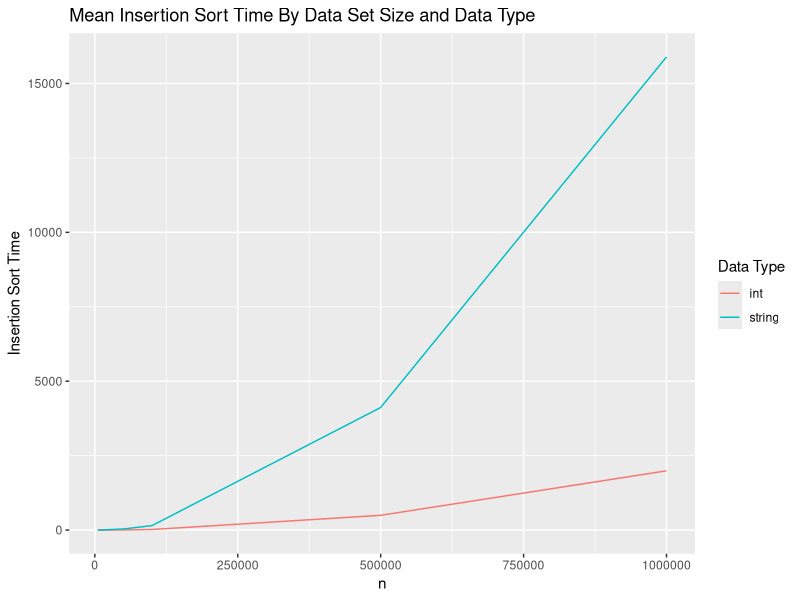
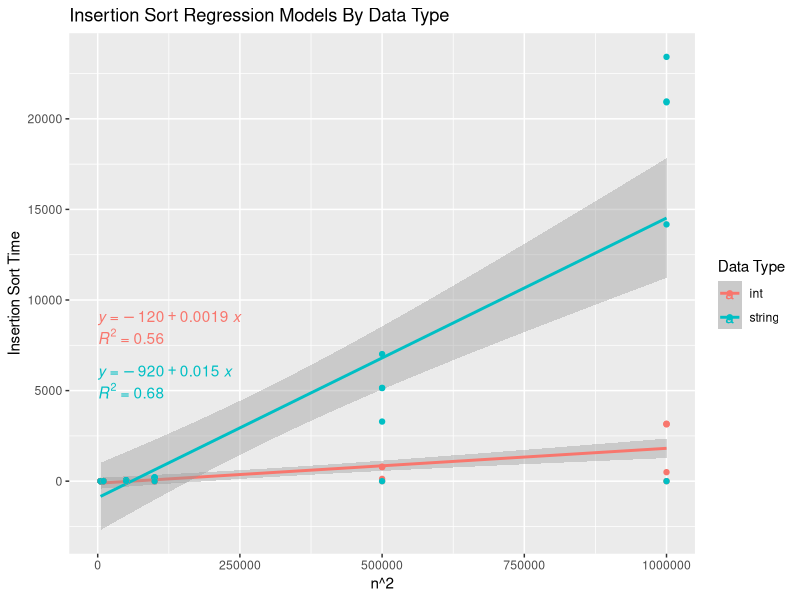
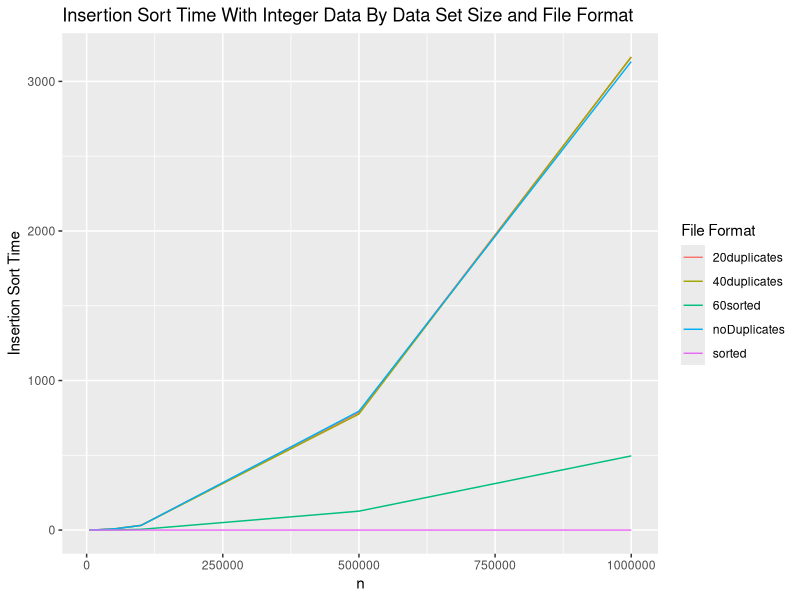
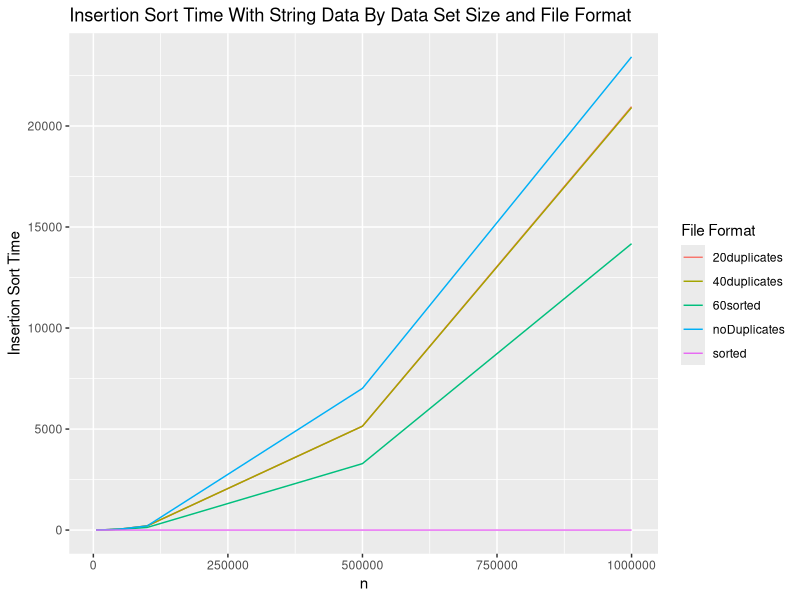
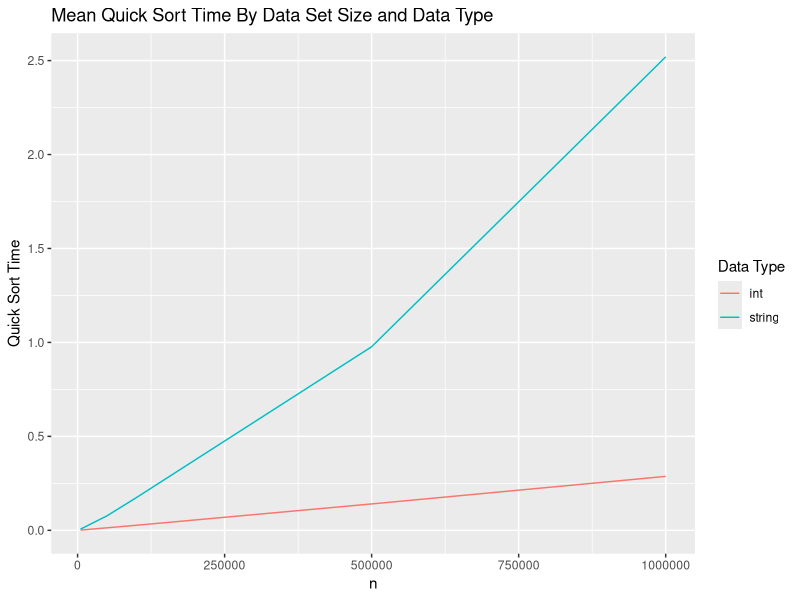
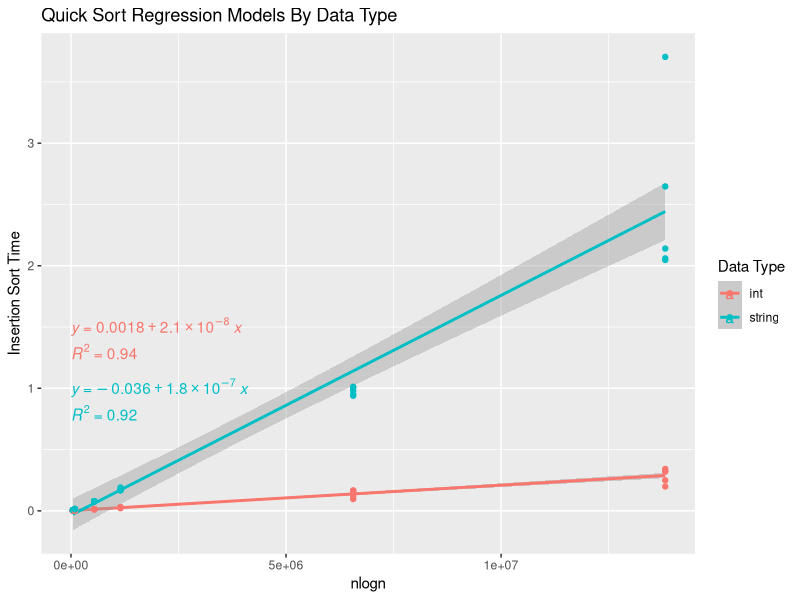
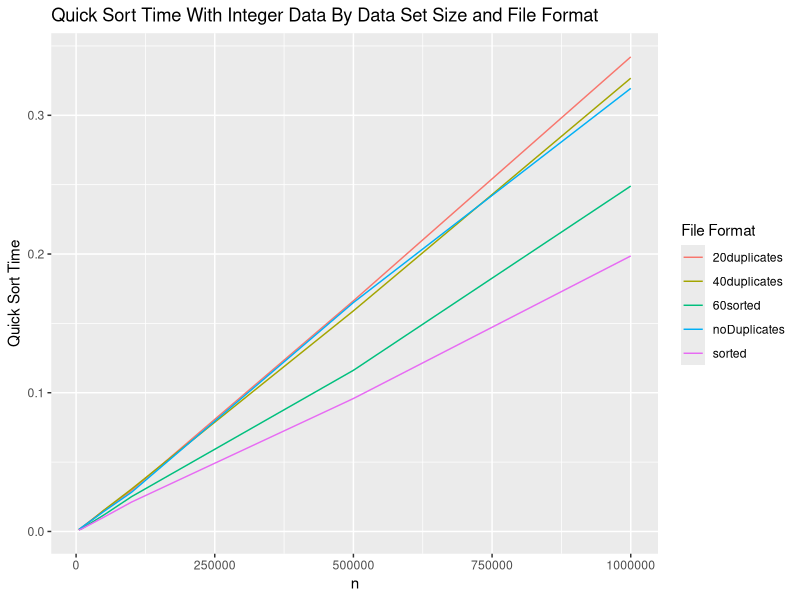
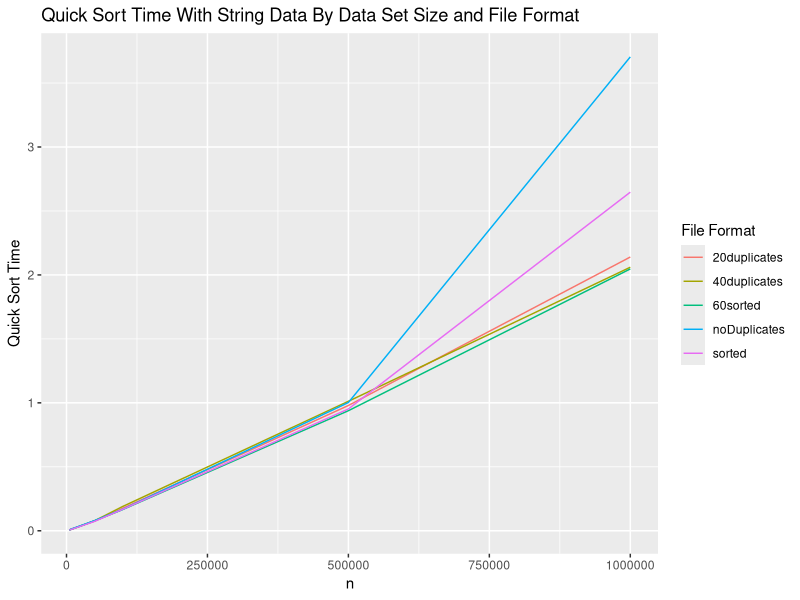

Reproduce these figures in R, in order.
## ---- chunk 1
library(ggplot2)
library(ggpubr)
data = read.csv("WesDataRun1.csv")
data$n2 = data$size ^ 2
data$nlogn = log(data$size) * data$size
data
## ---- chunk 2
insertionTimes = aggregate(insertion_time ~ var_type + size + n2 + format, data = data, FUN = mean)
insertionTimes2 = aggregate(insertion_time ~ var_type + size + n2, data = data, FUN = mean)
ggplot(insertionTimes2, aes(x = size, y = insertion_time, color = var_type)) +
  geom_line() +
  labs(title = "Mean Insertion Sort Time By Data Set Size and Data Type", x = "n", y = "Insertion Sort Time") +
  guides(color = guide_legend(title = "Data Type"))
## ---- chunk 3
ggplot(insertionTimes, aes(x = size, y = insertion_time, color = var_type)) +
  labs(title = "Insertion Sort Regression Models By Data Type", x = "n^2", y = "Insertion Sort Time") +
  geom_smooth(method="lm") +
  geom_point() +
  stat_regline_equation(label.x=0, label.y=c(9000, 6000)) +
  stat_cor(aes(label=..rr.label..), label.x=0, label.y=c(8000, 5000)) +
  guides(color = guide_legend(title = "Data Type"))
## ---- chunk 4
insertionInts = subset(insertionTimes, var_type == "int")
ggplot(insertionInts, aes(x = size, y = insertion_time, color = format)) +
  geom_line() +
  labs(title = "Insertion Sort Time With Integer Data By Data Set Size and File Format", x = "n", y = "Insertion Sort Time") +
  guides(color = guide_legend(title = "File Format"))
## ---- chunk 5
insertionStrings = subset(insertionTimes, var_type == "string")
ggplot(insertionStrings, aes(x = size, y = insertion_time, color = format)) +
  geom_line() +
  labs(title = "Insertion Sort Time With String Data By Data Set Size and File Format", x = "n", y = "Insertion Sort Time") +
  guides(color = guide_legend(title = "File Format"))
## ---- chunk 6
quickTimes = aggregate(quick_time ~ var_type + size + nlogn + format, data = data, FUN = mean)
quickTimes2 = aggregate(quick_time ~ var_type + size + nlogn, data = data, FUN = mean)
ggplot(quickTimes2, aes(x = size, y = quick_time, color = var_type)) + 
  geom_line() + 
  labs(title = "Mean Quick Sort Time By Data Set Size and Data Type", x = "n", y = "Quick Sort Time") + 
  guides(color = guide_legend(title = "Data Type"))
## ---- chunk 7
ggplot(quickTimes, aes(x = nlogn, y = quick_time, color = var_type)) +
  labs(title = "Quick Sort Regression Models By Data Type", x = "nlogn", y = "Insertion Sort Time") +
  geom_smooth(method="lm") +
  geom_point() +
  stat_regline_equation(label.x=0, label.y=c(1.5, 1)) +
  stat_cor(aes(label=..rr.label..), label.x=0, label.y=c(1.3, 0.8)) +
  guides(color = guide_legend(title = "Data Type"))
## ---- chunk 8
quickInts = subset(quickTimes, var_type == "int")
ggplot(quickInts, aes(x = size, y = quick_time, color = format)) + 
  geom_line() + 
  labs(title = "Quick Sort Time With Integer Data By Data Set Size and File Format", x = "n", y = "Quick Sort Time") + 
  guides(color = guide_legend(title = "File Format"))
## ---- chunk 9
quickStrings = subset(quickTimes, var_type == "string")
ggplot(quickStrings, aes(x = size, y = quick_time, color = format)) + 
  geom_line() + 
  labs(title = "Quick Sort Time With String Data By Data Set Size and File Format", x = "n", y = "Quick Sort Time") + 
  guides(color = guide_legend(title = "File Format"))
## ---- chunk 10
mergeTimes = aggregate(merge_time ~ var_type + size + nlogn + format, data = data, FUN = mean)
mergeTimes2 = aggregate(merge_time ~ var_type + size + nlogn, data = data, FUN = mean)
ggplot(mergeTimes2, aes(x = size, y = merge_time, color = var_type)) + 
  geom_line() + 
  labs(title = "Mean Merge Sort Time By Data Set Size and Data Type", x = "n", y = "Merge Sort Time") + 
  guides(color = guide_legend(title = "Data Type"))
## ---- chunk 11
ggplot(mergeTimes, aes(x = nlogn, y = merge_time, color = var_type)) +
  labs(title = "Merge Sort Regression Models By Data Type", x = "nlogn", y = "Merge Sort Time") +
  geom_smooth(method="lm") +
  geom_point() +
  stat_regline_equation(label.x=0, label.y=c(6, 4)) +
  stat_cor(aes(label=..rr.label..), label.x=0, label.y=c(5.5, 3.5)) +
  guides(color = guide_legend(title = "Data Type"))
## ---- chunk 12
mergeInts = subset(mergeTimes, var_type == "int")
ggplot(mergeInts, aes(x = size, y = merge_time, color = format)) + 
  geom_line() + 
  labs(title = "Merge Sort Time With Integer Data By Data Set Size and File Format", x = "n", y = "Merge Sort Time") + 
  guides(color = guide_legend(title = "File Format"))
## ---- chunk 13
mergeStrings = subset(mergeTimes, var_type == "string")
ggplot(mergeStrings, aes(x = size, y = merge_time, color = format)) + 
  geom_line() + 
  labs(title = "Merge Sort Time With String Data By Data Set Size and File Format", x = "n", y = "Merge Sort Time") + 
  guides(color = guide_legend(title = "File Format"))
## ---- chunk 14
shellTimes = aggregate(shell_time ~ var_type + size + nlogn + format, data = data, FUN = mean)
shellTimes2 = aggregate(shell_time ~ var_type + size + nlogn, data = data, FUN = mean)
ggplot(shellTimes2, aes(x = size, y = shell_time, color = var_type)) + 
  geom_line() + 
  labs(title = "Mean Shell Sort Time By Data Set Size and Data Type", x = "n", y = "Shell Sort Time") + 
  guides(color = guide_legend(title = "Data Type"))
## ---- chunk 15
ggplot(shellTimes, aes(x = nlogn, y = shell_time, color = var_type)) +
  labs(title = "Shell Sort Regression Models By Data Type", x = "nlogn", y = "Shell Sort Time") +
  geom_smooth(method="lm") +
  geom_point() +
  stat_regline_equation(label.x=0, label.y=c(4, 3)) +
  stat_cor(aes(label=..rr.label..), label.x=0, label.y=c(3.75, 2.75)) +
  guides(color = guide_legend(title = "Data Type"))
## ---- chunk 16
shellInts = subset(shellTimes, var_type == "int")
ggplot(shellInts, aes(x = size, y = shell_time, color = format)) + 
  geom_line() + 
  labs(title = "Shell Sort Time With Integer Data By Data Set Size and File Format", x = "n", y = "Shell Sort Time") + 
  guides(color = guide_legend(title = "File Format"))
## ---- chunk 17
shellStrings = subset(shellTimes, var_type == "string")
ggplot(shellStrings, aes(x = size, y = shell_time, color = format)) + 
  geom_line() + 
  labs(title = "Shell Sort Time With String Data By Data Set Size and File Format", x = "n", y = "Shell Sort Time") + 
  guides(color = guide_legend(title = "File Format"))
## ---- chunk 18
introTimes = aggregate(intro_time ~ var_type + size + nlogn + format, data = data, FUN = mean)
introTimes2 = aggregate(intro_time ~ var_type + size + nlogn, data = data, FUN = mean)
ggplot(introTimes2, aes(x = size, y = intro_time, color = var_type)) + 
  geom_line() + 
  labs(title = "Mean Intro Sort Time By Data Set Size and Data Type", x = "n", y = "Intro Sort Time") + 
  guides(color = guide_legend(title = "Data Type"))
## ---- chunk 19
ggplot(introTimes, aes(x = nlogn, y = intro_time, color = var_type)) +
  labs(title = "Intro Sort Regression Models By Data Type", x = "nlogn", y = "Intro Sort Time") +
  geom_smooth(method="lm") +
  geom_point() +
  stat_regline_equation(label.x=0, label.y=c(4, 3)) +
  stat_cor(aes(label=..rr.label..), label.x=0, label.y=c(3.75, 2.75)) +
  guides(color = guide_legend(title = "Data Type"))
## ---- chunk 20
introInts = subset(introTimes, var_type == "int")
ggplot(introInts, aes(x = size, y = intro_time, color = format)) + 
  geom_line() + 
  labs(title = "Intro Sort Time With Integer Data By Data Set Size and File Format", x = "n", y = "Intro Sort Time") + 
  guides(color = guide_legend(title = "File Format"))
## ---- chunk 21
introStrings = subset(introTimes, var_type == "string")
ggplot(introStrings, aes(x = size, y = intro_time, color = format)) + 
  geom_line() + 
  labs(title = "Intro Sort Time With String Data By Data Set Size and File Format", x = "n", y = "Intro Sort Time") + 
  guides(color = guide_legend(title = "File Format"))
## ---- chunk 22
timTimes = aggregate(tim_time ~ var_type + size + nlogn + format, data = data, FUN = mean)
timTimes2 = aggregate(tim_time ~ var_type + size + nlogn, data = data, FUN = mean)
ggplot(timTimes2, aes(x = size, y = tim_time, color = var_type)) + 
  geom_line() + 
  labs(title = "Mean Tim Sort Time By Data Set Size and Data Type", x = "n", y = "Tim Sort Time") + 
  guides(color = guide_legend(title = "Data Type"))
## ---- chunk 23
ggplot(timTimes, aes(x = nlogn, y = tim_time, color = var_type)) +
  labs(title = "Tim Sort Regression Models By Data Type", x = "nlogn", y = "Tim Sort Time") +
  geom_smooth(method="lm") +
  geom_point() +
  stat_regline_equation(label.x=0, label.y=c(4, 3)) +
  stat_cor(aes(label=..rr.label..), label.x=0, label.y=c(3.75, 2.75)) +
  guides(color = guide_legend(title = "Data Type"))
## ---- chunk 24
timInts = subset(timTimes, var_type == "int")
ggplot(timInts, aes(x = size, y = tim_time, color = format)) + 
  geom_line() + 
  labs(title = "Tim Sort Time With Integer Data By Data Set Size and File Format", x = "n", y = "Tim Sort Time") + 
  guides(color = guide_legend(title = "File Format"))
## ---- chunk 25
timStrings = subset(timTimes, var_type == "string")
ggplot(timStrings, aes(x = size, y = tim_time, color = format)) + 
  geom_line() + 
  labs(title = "Tim Sort Time With String Data By Data Set Size and File Format", x = "n", y = "Tim Sort Time") + 
  guides(color = guide_legend(title = "File Format"))
